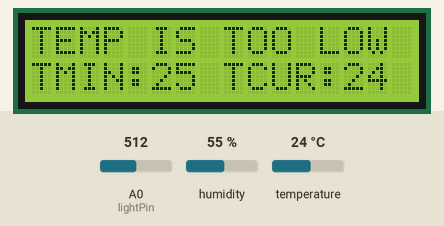
This sketch was run on a simulated Arduino Uno, built with avr-gcc and run on an emulated ATmega328P. Parts: 16×2 character LCD. The inputs (shaded band) are chosen by the test bench; at power-on: humidity 55 %, A0 (lightPin) = 512, temperature 24 °C. What the sketch prints to the serial monitor is not drawn.

Above: at 1.2 s.
1.3 s: humidity set to 31 %
4.9 s: humidity set to 28 %
At 7.2 s:
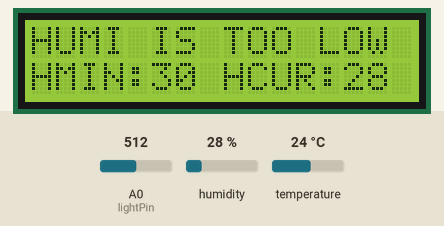
11.9 s: A0 (lightPin) set to 313
17.7 s: A0 (lightPin) set to 290
At 23.5 s:
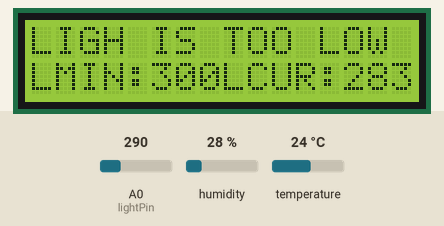
24.7 s: temperature set to 26 °C
28.1 s: temperature set to 41 °C
At 31.8 s:
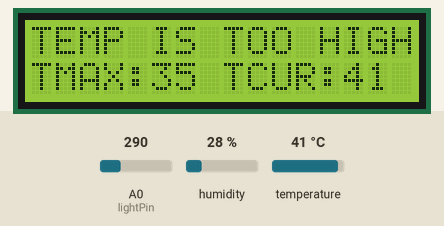
Timing chart, 0 to 33.3 s (numbered marks = the images above; inputs shaded):
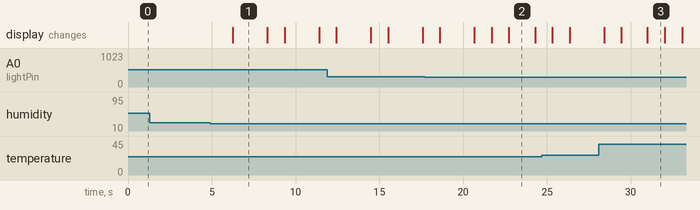

Measured:
- the behaviour switches between 30 and 29 % on humidity (found by bisection; images 0 and 1)
- the behaviour switches between 307 and 306 on A0 (lightPin) (found by bisection; images 1 and 2)
- after the input at 1.3 s, every drawn part: stays the same
- after the input at 4.9 s, the display: changes after 1.4 s (image 1)
- after the input at 17.7 s, the display: first differs from a run without the input after 5.0 s (image 2)
- after the input at 28.1 s, the display: first differs from a run without the input after 2.9 s (image 3)
- what the display in image 1 shows lasts 2.0 s, from 6.3 s to 8.3 s
- what the display in image 2 shows lasts 1.6 s, from 22.7 s to 24.3 s

The sketch:

code.ino
```cpp
#include <DHT.h>

#include <DHT_U.h>
#include <LiquidCrystal_I2C.h>
#include "string.h"
#define DHT11_PIN 7
DHT dht(DHT11_PIN, DHT11);


LiquidCrystal_I2C lcd(0X27,16,2);

const int lightPin = A0;
int TEMPERATURE_MIN = 25;
int TEMPERATURE_MAX = 35;
int HUMIDITY_MIN = 30;
int HUMIDITY_MAX = 70;
int LIGHT_MIN = 300;
int LIGHT_MAX = 700;
String minLabel;
String curLabel;
String maxLabel;


void setup(){
  lcd.init();
  lcd.backlight();
  dht.begin();
  pinMode(lightPin,INPUT);
  Serial.begin(9600);

}

void loop(){

    float temperature = dht.readTemperature();
    float humidity = dht.readHumidity();
    int lightValue = map(analogRead(lightPin), 0, 1023, 0, 1000);
    Serial.print("temperature = ");
    Serial.println(temperature);
    Serial.println();
     Serial.print("humidity = ");
    Serial.println(humidity);

    checkSensor("TEMP", temperature, TEMPERATURE_MIN, TEMPERATURE_MAX);
    delay(500);
    checkSensor("HUMI", humidity, HUMIDITY_MIN, HUMIDITY_MAX);
    delay(500);
    checkSensor("LIGH", lightValue, LIGHT_MIN, LIGHT_MAX);
    delay(500);
    if(lightValue < LIGHT_MAX && lightValue > LIGHT_MIN && humidity < HUMIDITY_MAX &&
      humidity > HUMIDITY_MIN && temperature < TEMPERATURE_MAX && temperature > TEMPERATURE_MIN){
      displayOptimalValues(temperature, humidity, lightValue);

    }
    delay(500);

}

void checkSensor(const char* sensorName, int value, int minValue, int maxValue) {
  if (value > maxValue) {
    displayTooHigh(sensorName, value, maxValue);
    delay(500);
  } else if (value < minValue) {
    displayTooLow(sensorName, value, minValue);
    delay(500);
  }
}

void displayOptimalValues(int temperature, int humidity, int light) {
  lcd.clear();
  lcd.setCursor(0, 0);
  lcd.print("T: ");
  lcd.print(temperature);
  lcd.print(" H:");
  lcd.print(humidity);
  lcd.print(" L:");
  lcd.print(light);

  lcd.setCursor(0, 1);
  lcd.print("STATUS: OPTIMAL");
}

void displayTooHigh(const char* sensorName, int value, int maxValue) {
  lcd.clear();
  lcd.print(String(sensorName) + " IS TOO HIGH");

  lcd.setCursor(0, 1);
  if (sensorName == "TEMP") {
    maxLabel = "TMAX:";
    curLabel = " TCUR:";

  } else if (sensorName == "HUMI") {
    maxLabel = "HMAX:";
    curLabel = " HCUR:";

  } else {
    maxLabel = "LMAX:";
    curLabel = "LCUR:";
  }
  lcd.print(maxLabel);
  lcd.print(maxValue);
  lcd.print(curLabel);
  lcd.print(value);
}

void displayTooLow(const char* sensorName, int value, int minValue) {
  lcd.clear();
  lcd.print(String(sensorName) + " IS TOO LOW");

  lcd.setCursor(0, 1);

  if (sensorName == "TEMP") {
    minLabel = "TMIN:";
    curLabel = " TCUR:";
  } else if (sensorName == "HUMI") {
    minLabel = "HMIN:";
    curLabel = " HCUR:";
  } else {
    minLabel = "LMIN:";
    curLabel = "LCUR:";
  }
  lcd.print(minLabel);
  lcd.print(minValue);
  lcd.print(curLabel);
  lcd.print(value);
}
```
